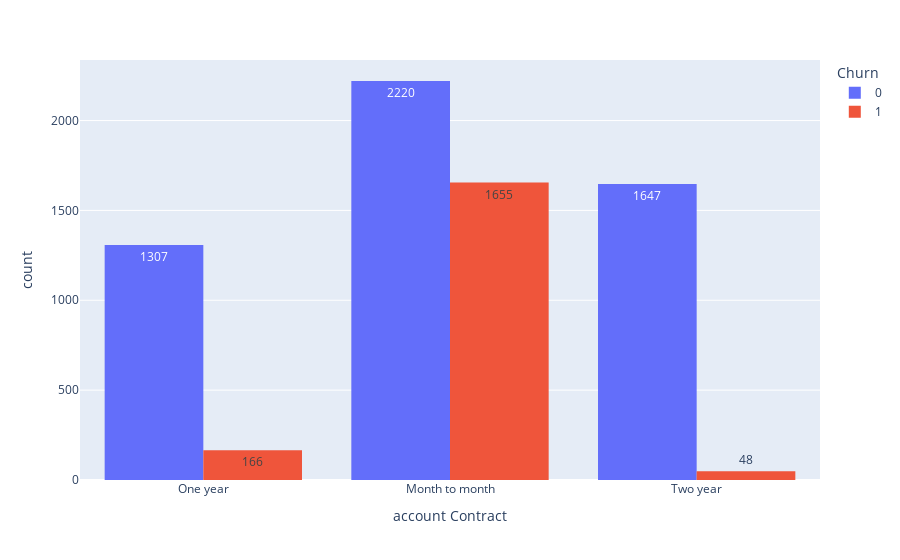

Write notebook code for a chart like this one.
### Code cell
px.histogram(dados, x = 'account Contract', text_auto = True, color = 'Churn', barmode = 'group')

### Figure 1 — Plotly figure (JSON) as saved in the notebook; plotly's stock layout.template omitted (floating-point values rounded to 4 significant figures; data arrays with more than 128 entries replaced by an {"elided": "..."} marker saying what was removed)
{"data": [{"alignmentgroup": "True", "bingroup": "x", "hovertemplate": "Churn=0<br>account Contract=%{x}<br>count=%{y}<extra></extra>", "legendgroup": "0", "marker": {"color": "#636efa", "pattern": {"shape": ""}}, "name": "0", "offsetgroup": "0", "orientation": "v", "showlegend": true, "texttemplate": "%{value}", "type": "histogram", "x": {"elided": "5174 str values"}, "xaxis": "x", "yaxis": "y"}, {"alignmentgroup": "True", "bingroup": "x", "hovertemplate": "Churn=1<br>account Contract=%{x}<br>count=%{y}<extra></extra>", "legendgroup": "1", "marker": {"color": "#EF553B", "pattern": {"shape": ""}}, "name": "1", "offsetgroup": "1", "orientation": "v", "showlegend": true, "texttemplate": "%{value}", "type": "histogram", "x": {"elided": "1869 str values"}, "xaxis": "x", "yaxis": "y"}], "layout": {"barmode": "group", "legend": {"title": {"text": "Churn"}, "tracegroupgap": 0}, "margin": {"t": 60}, "xaxis": {"anchor": "y", "domain": [0, 1], "title": {"text": "account Contract"}}, "yaxis": {"anchor": "x", "domain": [0, 1], "title": {"text": "count"}}}}
